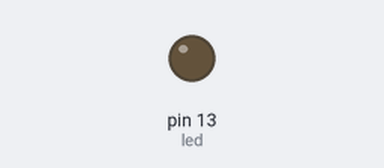
A sketch run on a simulated Arduino Uno, built with avr-gcc and run on an emulated ATmega328P. Shown: output pins drawn as LEDs (lit = HIGH).

Above: at 0.35 s.
At 36.3 s:
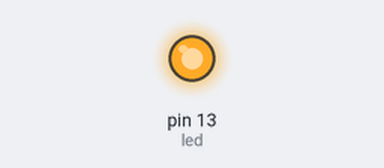
Timing chart, 0 to 37.4 s (numbered marks = the images above):
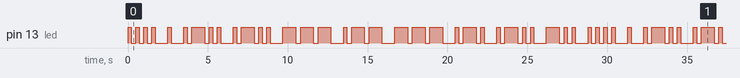

Measured:
- by itself, pin 13 (led): moves between LOW and HIGH, repeating every 28.8 s
- by itself, everything shown: repeats every 28.8 s, in 64 steps

The sketch:

HelloWorld.ino
```cpp
/*
  Blink Hello World
 */

// Pin 13 has the LED on Teensy 3.0
int led = 13;
int dit = 200;
int dah = 800;
int space = 300;
int letterspace = 800-space;

void setup() {
  pinMode(led, OUTPUT);
}

void loop() {
//h dit dit dit dit
  for(int counter = 0; counter < 4; counter++){
    digitalWrite(led, HIGH);
    delay(dit);
    digitalWrite(led, LOW);
    delay(space);
  }
  delay(letterspace);
//e dit
  digitalWrite(led, HIGH);
  delay(dit);
  digitalWrite(led, LOW);
  delay(space);
  delay(letterspace);
//l dit dah dit dit
  for(int counter = 0; counter < 2; counter++){
    digitalWrite(led, HIGH);
    delay(dit);
    digitalWrite(led, LOW);
    delay(space);
    digitalWrite(led, HIGH);
    delay(dah);
    digitalWrite(led, LOW);
    delay(space);
    digitalWrite(led, HIGH);
    delay(dit);
    digitalWrite(led, LOW);
    delay(space);
    digitalWrite(led, HIGH);
    delay(dit);
    digitalWrite(led, LOW);
    delay(space);
    delay(letterspace);
  }
//o dah dah dah
  for(int counter = 0; counter < 3; counter++){
    digitalWrite(led, HIGH);
    delay(dah);
    digitalWrite(led, LOW);
    delay(space);
  }
  delay(letterspace);
//w dit dah dah
  digitalWrite(led, HIGH);
  delay(dit);
  digitalWrite(led, LOW);
  delay(space);
  digitalWrite(led, HIGH);
  delay(dah);
  digitalWrite(led, LOW);
  delay(space);
  digitalWrite(led, HIGH);
  delay(dah);
  digitalWrite(led, LOW);
  delay(space);
  delay(letterspace);
//o dah dah dah
  for(int counter = 0; counter < 3; counter++){
    digitalWrite(led, HIGH);
    delay(dah);
    digitalWrite(led, LOW);
    delay(space);
  }
  delay(letterspace);
//r dit dah dit
  digitalWrite(led, HIGH);
  delay(dit);
  digitalWrite(led, LOW);
  delay(space);
  digitalWrite(led, HIGH);
  delay(dah);
  digitalWrite(led, LOW);
  delay(space);
  digitalWrite(led, HIGH);
  delay(dit);
  digitalWrite(led, LOW);
  delay(space);
  delay(letterspace);
//l dit dah dit dit
  digitalWrite(led, HIGH);
  delay(dit);
  digitalWrite(led, LOW);
  delay(space);
  digitalWrite(led, HIGH);
  delay(dah);
  digitalWrite(led, LOW);
  delay(space);
  digitalWrite(led, HIGH);
  delay(dit);
  digitalWrite(led, LOW);
  delay(space);
  digitalWrite(led, HIGH);
  delay(dit);
  digitalWrite(led, LOW);
  delay(space);
  delay(letterspace);
//d dah dit dit
  digitalWrite(led, HIGH);
  delay(dah);
  digitalWrite(led, LOW);
  delay(space);
  digitalWrite(led, HIGH);
  delay(dit);
  digitalWrite(led, LOW);
  delay(space);
  digitalWrite(led, HIGH);
  delay(dit);
  digitalWrite(led, LOW);
  delay(space);
  delay(letterspace);
}
```
